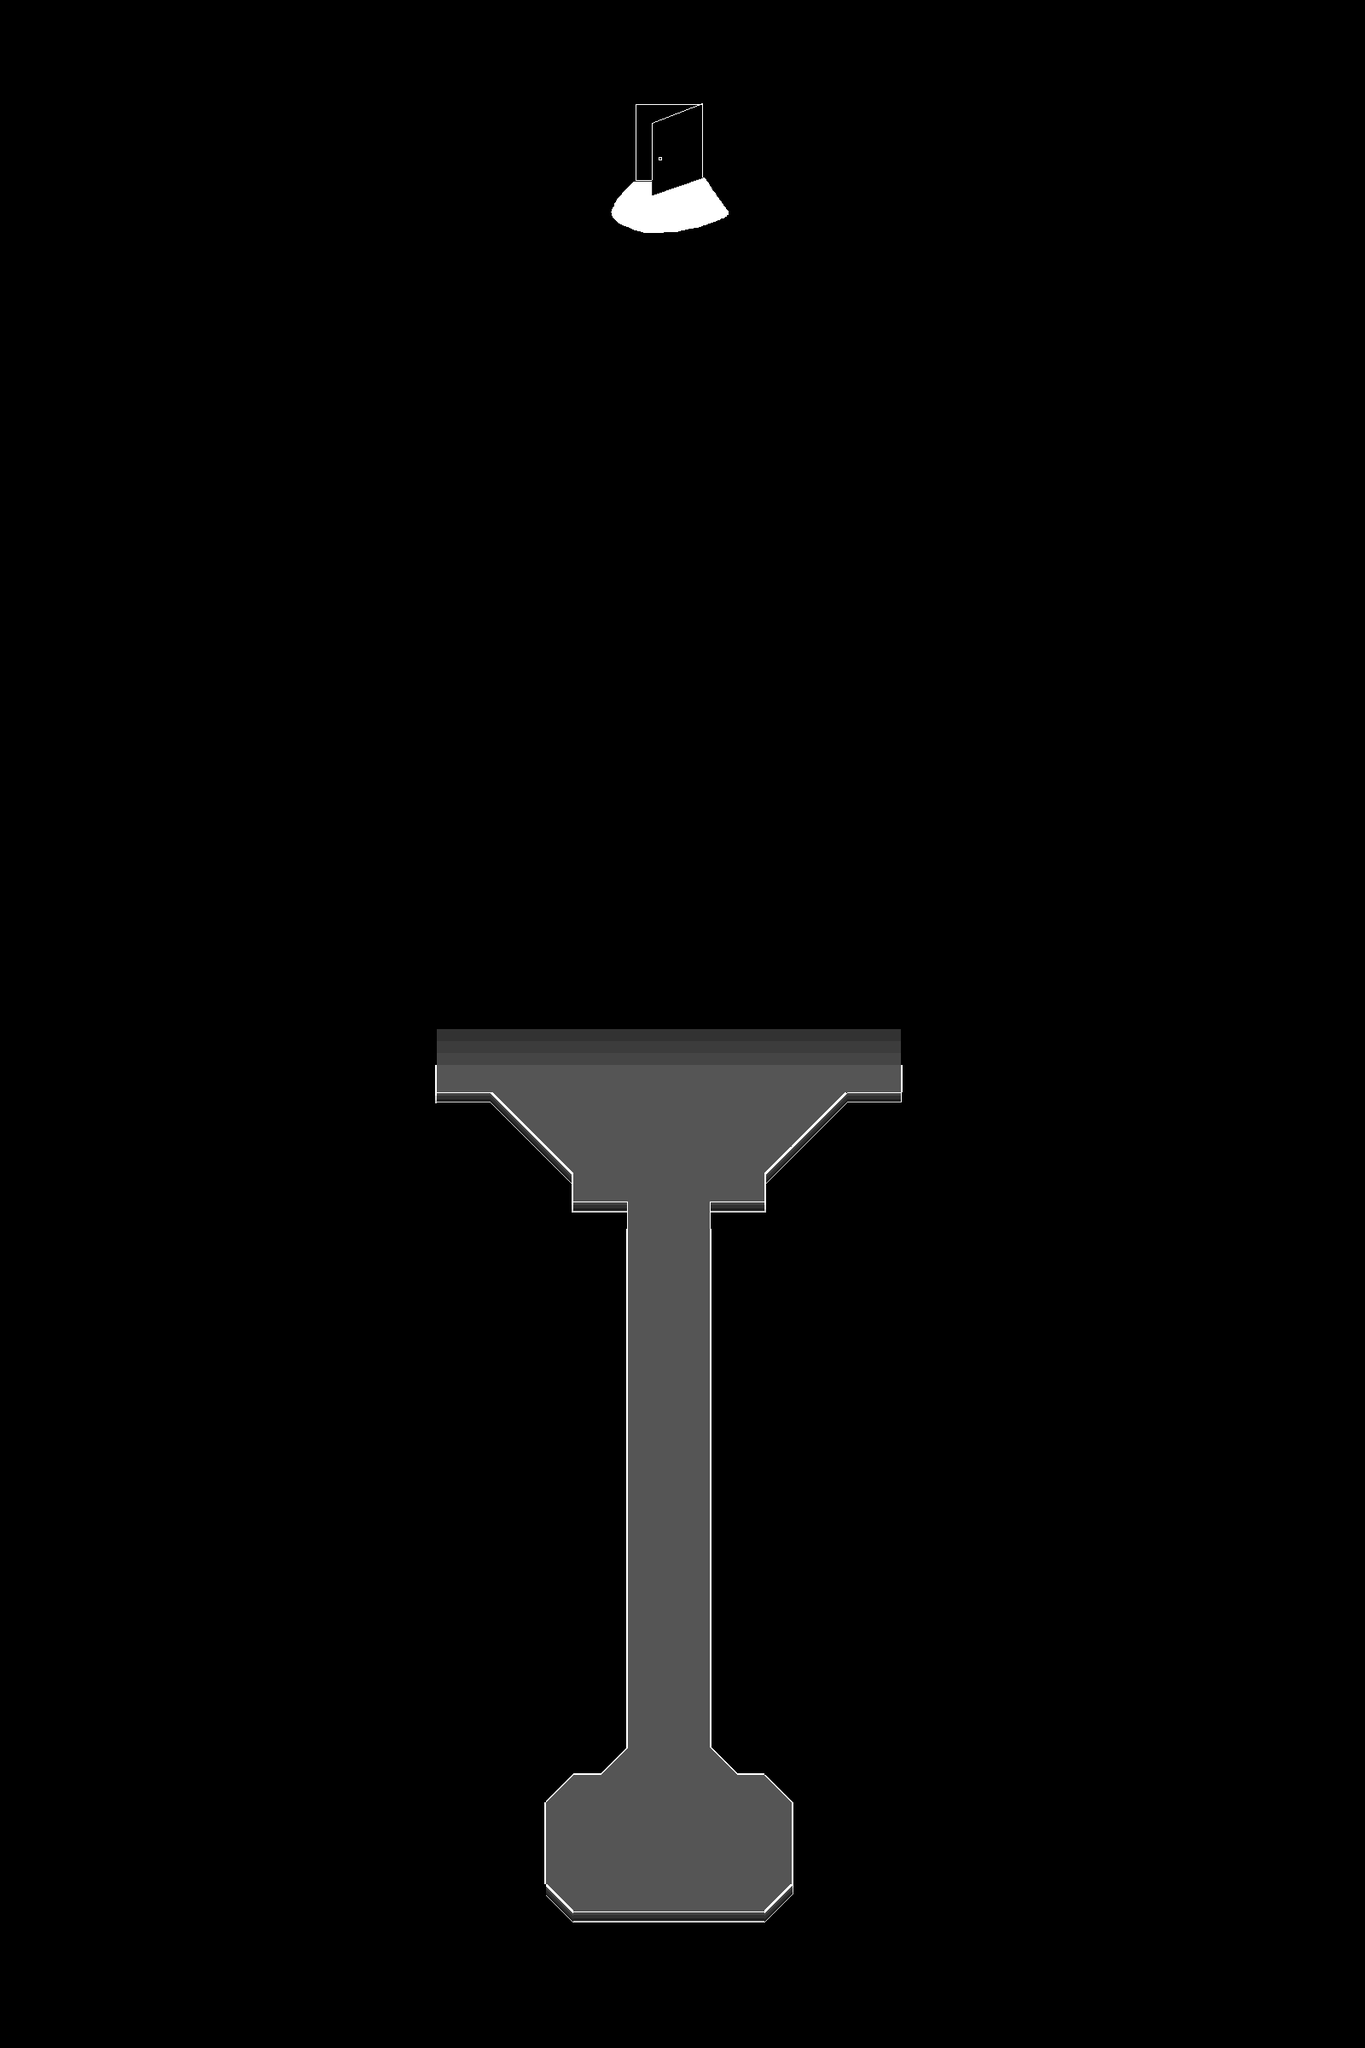

This is a level from a 2D game, rendered from its Tiled map with the project's own tilesets. A one-line summary and the map file follow, with tile-layer data summarised:
An orthogonal 50x75 tile map with 32x32 px tiles, 3 tile layers (Tile Layer 1, Tile Layer 2, Tile Layer 3), 3 tilesets and 11 objects (3x item, Level info).

<map version="1.10" tiledversion="1.11.0" orientation="orthogonal" renderorder="right-down" width="50" height="75" tilewidth="32" tileheight="32" infinite="0" nextlayerid="14" nextobjectid="58">
 <tileset firstgid="1" name="bettertiles" tilewidth="32" tileheight="32" tilecount="9" columns="3">
  <image source="bettertiles.png" width="96" height="96" />
 </tileset>
 <tileset firstgid="10" name="blocktile" tilewidth="32" tileheight="32" tilecount="1" columns="1">
  <image source="blocktile.png" width="32" height="32" />
  <tile id="0">
   <properties>
    <property name="block" value="" />
   </properties>
  </tile>
 </tileset>
 <tileset firstgid="11" name="dungeonentrance" tilewidth="32" tileheight="32" tilecount="3750" columns="50">
  <image source="dungeonentrance.png" width="1600" height="2400" />
 </tileset>
 <layer id="11" name="Tile Layer 1" width="50" height="75">
  <data>[3750 cells, 3 non-empty, 1 distinct tile ids]</data>
 </layer>
 <layer id="12" name="Tile Layer 2" width="50" height="75">
  <data>[3750 cells, 0 non-empty, 0 distinct tile ids]</data>
 </layer>
 <layer id="13" name="Tile Layer 3" width="50" height="75">
  <data>[3750 cells, 3750 non-empty, 3698 distinct tile ids]</data>
 </layer>
 <objectgroup id="3" name="Object Layer 1">
  <object id="45" x="768" y="2176" width="32" height="32">
   <properties>
    <property name="orient" value="up" />
    <property name="playerstart" value="0" />
    <property name="startarea" value="0" />
   </properties>
  </object>
  <object id="47" x="672" y="2240" width="224" height="64">
   <properties>
    <property name="NewArea" value="" />
    <property name="area" value="grasstowngiftshop3.tmx" />
    <property name="returnarea" value="2" />
   </properties>
  </object>
  <object id="48" name="flyer" type="item" x="672" y="1216" width="64" height="61">
   <properties>
    <property name="description" value="I know what you want." />
    <property name="image" value="flyer.png" />
    <property name="itemid" value="firstsword" />
    <property name="tangible" value="false" />
   </properties>
  </object>
  <object id="50" name="flyer" type="item" x="864" y="1216" width="64" height="61">
   <properties>
    <property name="description" value="Do you know what you want?" />
    <property name="image" value="flyer.png" />
    <property name="itemid" value="firstsword" />
    <property name="tangible" value="false" />
   </properties>
  </object>
  <object id="51" name="Level info" x="1152" y="1760" width="32" height="32">
   <properties>
    <property name="1music" value="forgottenplace" />
    <property name="areaname" value="First Kalpa" />
    <property name="levelinfo" value="" />
   </properties>
  </object>
  <object id="52" x="512" y="800" width="544" height="32">
   <properties>
    <property name="event" value="1" />
   </properties>
  </object>
  <object id="53" x="736" y="128" width="96" height="128">
   <properties>
    <property name="event" value="2" />
   </properties>
  </object>
  <object id="54" x="768" y="1856" width="32" height="32">
   <properties>
    <property name="orient" value="down" />
    <property name="playerstart" value="1" />
    <property name="startarea" value="1" />
   </properties>
  </object>
  <object id="55" name="chest" type="item" x="832" y="2112" width="64" height="64">
   <properties>
    <property name="chestid" value="3" />
    <property name="description" value="" />
    <property name="image" value="chest.png" />
    <property name="itemid" value="blade" />
    <property name="opened" value="0" />
   </properties>
  </object>
  <object id="56" x="480" y="-64" width="32" height="1360">
   <properties>
    <property name="block" value="" />
   </properties>
  </object>
  <object id="57" x="1056" y="-64" width="32" height="1360">
   <properties>
    <property name="block" value="" />
   </properties>
  </object>
 </objectgroup>
</map>
